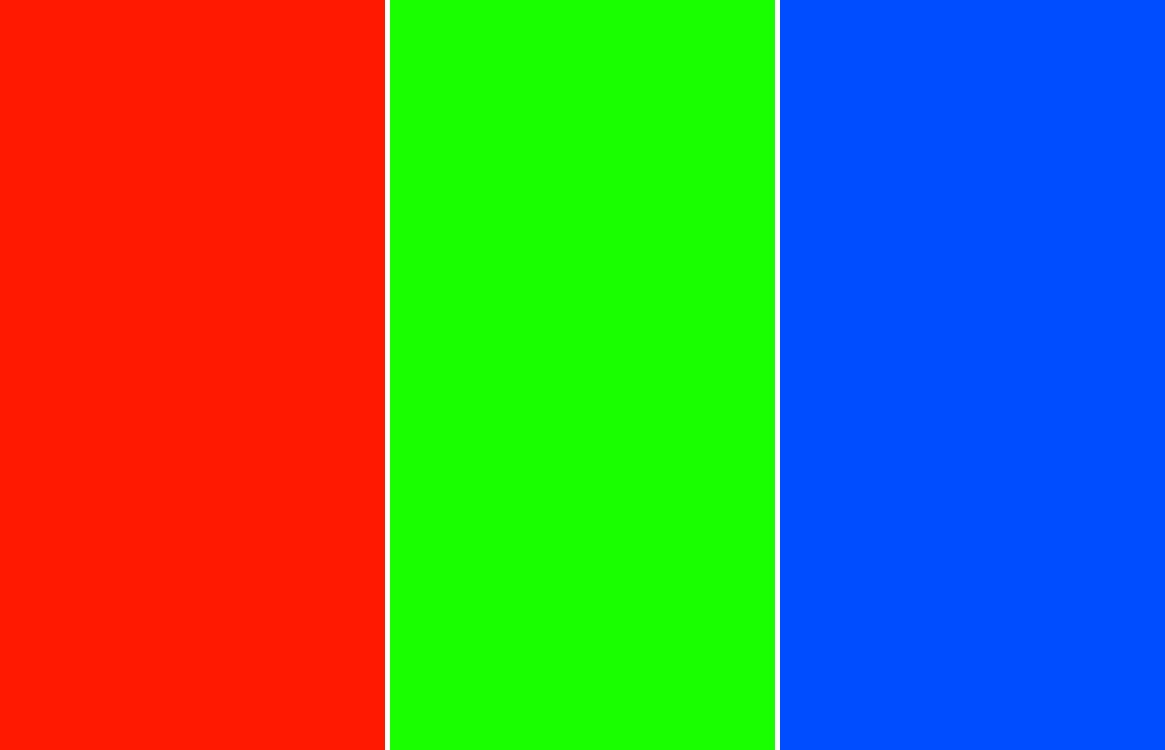
#> input picture labs/Imaging/Images/test.jpg, 1165 x 750 px, found by its file name
$ python color_id.py Images/test.jpg
#> lines starting #> are read from the running program, lines starting #| are printed output that depends on the picture; after the words box and inside, x2 and y2 are one past the last pixel; in counts of white or black regions, pixels touching at a corner belong together
import cv2
import numpy as np

#Script for determining the percentage of each color using PIL and using
#RGB representation. When running in the command line, type the image file. Type
#True if you want to see the image after the filters are applied

def get_mask(image, lower_bound, upper_bound):
    threshold = cv2.inRange(image, lower_bound, upper_bound)
    mask = cv2.bitwise_and(image, image, mask=threshold)
    return cv2.bitwise_and(image, mask)


def part_1(image):
    color_range = {}
    #Figure out what the lower and upper bounds for each color should be
    color_range["blue"] = [(0, 0, 0), (255, 70, 70)]
    color_range["green"] = [(0, 0, 0), (100,255,100)]
    color_range["red"] = [(0,0,0), (70, 70, 255)]

    #Counter for amount of pixels of each color
    color_amount = {"red":0, "green":0, "blue":0}

    #PART 1: COLOR IDENTIFICATION
    #<YOUR CODE GOES HERE>
    blue_thresh = cv2.inRange(image, *color_range["blue"])
    green_thresh = cv2.inRange(image, *color_range["green"])
    red_thresh = cv2.inRange(image, *color_range["red"])

    color_amount["blue"] = cv2.countNonZero(blue_thresh)
    color_amount["green"] = cv2.countNonZero(green_thresh)
    color_amount["red"] = cv2.countNonZero(red_thresh)

    print("Color amount:", color_amount)

    total_pixels = image.shape[0] * image.shape[1]
    perc_red = color_amount["red"] / total_pixels
    perc_green = color_amount["green"] / total_pixels
    perc_blue = color_amount["blue"] / total_pixels

    return (color_range, perc_blue, perc_green, perc_red)


def part_2(image, image_HSV):
    #PART 2 TODO: Increase saturation, contrast, brightness, etc
    #<YOUR CODE GOES HERE>
    enhanced_HSV = image_HSV #Don't change the input images, store new enhanced image here
    sat_const = 100
    (H, S, V) = cv2.split(enhanced_HSV)
    S = S + sat_const
    enhanced_HSV = cv2.merge([H, S, V])
    enhanced_image = cv2.cvtColor(enhanced_HSV.astype("uint8"), cv2.COLOR_HSV2BGR)
    return enhanced_image

#Main code that is being run
def color_id(image_file = 'test.jpg', show = False):
#> called with image_file = 'Images/test.jpg', show = False
    folder_path = '/home/pi/Labs/Imaging/Images/EvelynLi' #Replace with the folder path for the folder in the
                     #Flat Sat Challenge with your name so you can view images
                     #on Github if you don't have VNC/X forwarding


    image = cv2.imread('Images/' + image_file) #Converts image to numpy array in BGR format
#> image is the input picture: shape (750, 1165, 3); mean B, G, R 86.7, 120.1, 94.6
    image_HSV = cv2.cvtColor(image, cv2.COLOR_BGR2HSV) #Converts BGR image to HSV format
#> image_HSV: shape (750, 1165, 3); mean H, S, V 57, 252.5, 254.8

    color_range, perc_blue, perc_green, perc_red = part_1(image)
#> in part_1, `blue_thresh = cv2.inRange(image, *color_range["blue"])`: blue_thresh: shape (750, 1165); every value is 0
#> in part_1, `green_thresh = cv2.inRange(image, *color_range["green"])`:
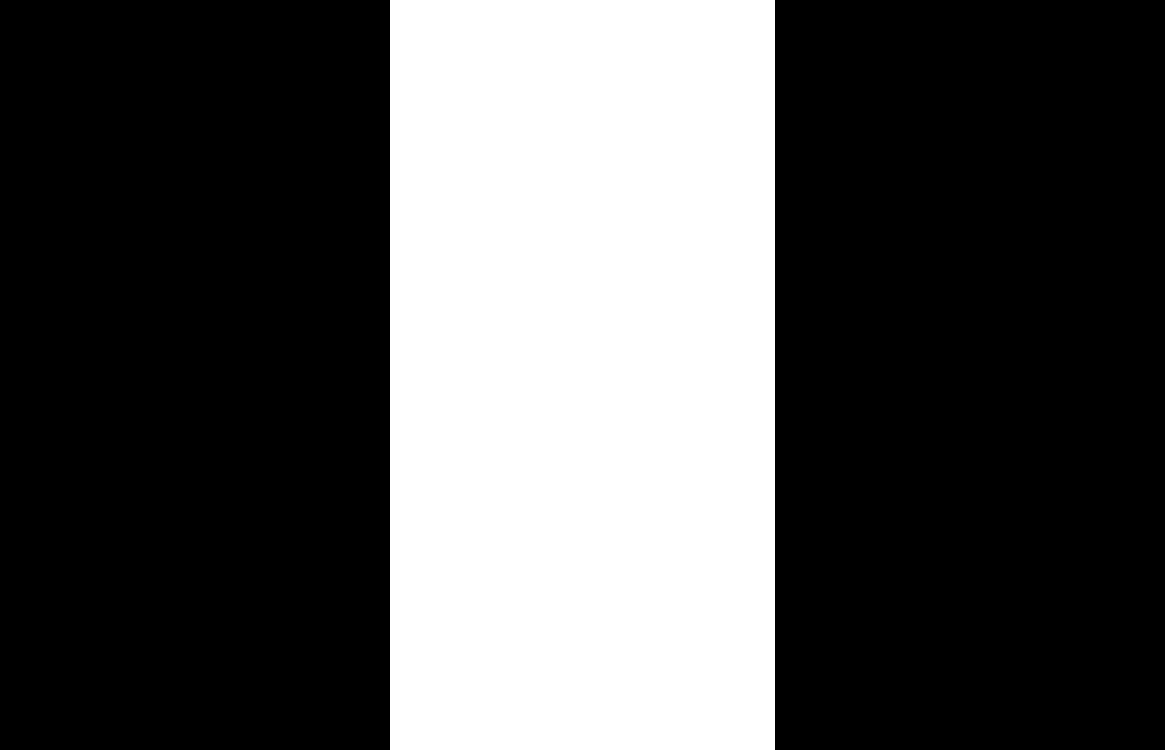
#> green_thresh: shape (750, 1165); 33% white; 1 white region, box (x1, y1, x2, y2) and area: (390, 0, 775, 750) 288750
#> in part_1, `red_thresh = cv2.inRange(image, *color_range["red"])`:
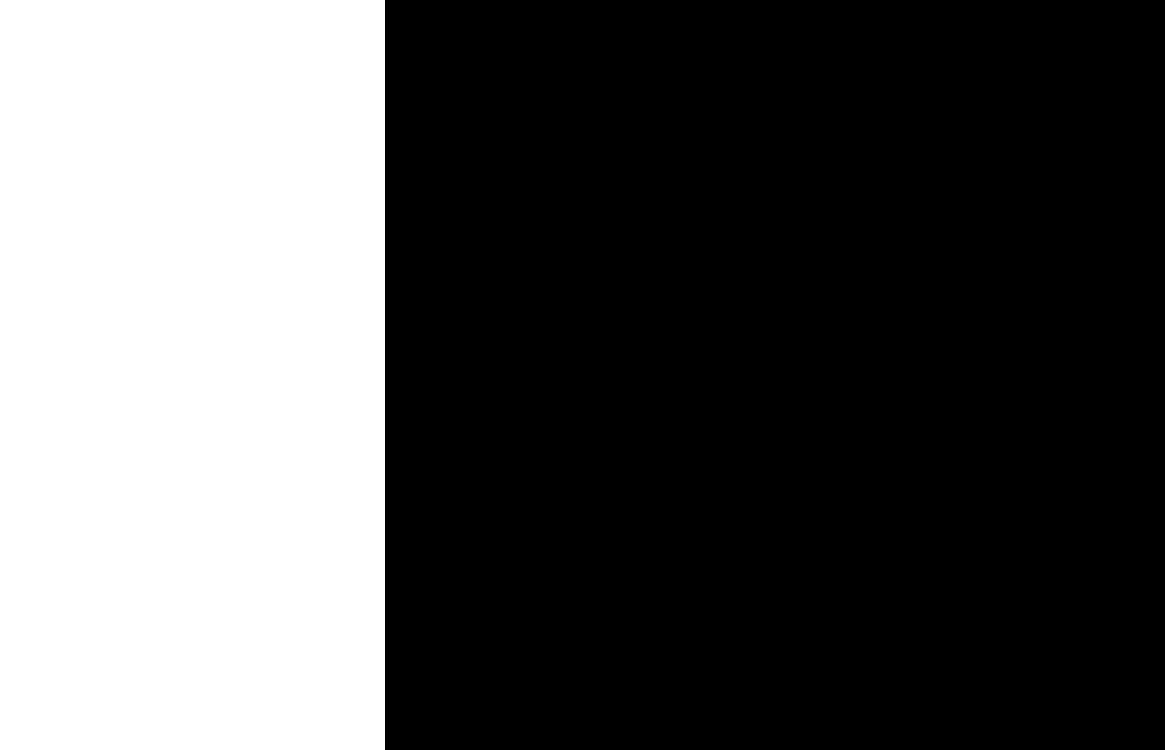
#> red_thresh: shape (750, 1165); 33% white; 1 white region, box (x1, y1, x2, y2) and area: (0, 0, 385, 750) 288750
#| Color amount: {'red': 288750, 'green': 288750, 'blue': 0}
#> in part_1, `perc_red = color_amount["red"] / total_pixels`: perc_red = 0.33
#> in part_1, `perc_blue = color_amount["blue"] / total_pixels`: perc_blue = 0
#> color_range = {'blue': [(0, 0, 0), (255, 70, 70)], 'green': [(0, 0, 0), (100, 255, 100)], 'red': [(0, 0, 0), (70, 70, 255)]}; perc_blue = 0; perc_green = 0.33; perc_red = 0.33

    print("The percentage of red is",round(100*perc_red,2),"%")
#| The percentage of red is 33.05 %
    print("The percentage of green is",round(100*perc_green,2),"%")
#| The percentage of green is 33.05 %
    print("The percentage of blue is",round(100*perc_blue,2),"%")
#| The percentage of blue is 0.0 %


    blue_mask = get_mask(image, *color_range['blue'])
#> in get_mask, `mask = cv2.bitwise_and(image, image, mask=threshold)`: mask: shape (750, 1165, 3); every value is 0
    green_mask = get_mask(image, *color_range['green'])
    red_mask = get_mask(image, *color_range['red'])

    #If the show flag is set to true, this will set up images to visualize the color ID.
    #Note: if you're on a windows machine and haven't set up X11 forwarding,
    #this won't work. If show is set to False, the image masks will be stored to
    #the images/ folder
    if show:
        cv2.imshow('Blue Mask', blue_mask)
        cv2.imshow('Green Mask', green_mask)
        cv2.imshow('Red Mask', red_mask)

        cv2.waitKey()
        cv2.destroyAllWindows()
    else:
        cv2.imwrite(folder_path + '/blue_mask.jpg', blue_mask)
        cv2.imwrite(folder_path + '/green_mask.jpg', green_mask)
        cv2.imwrite(folder_path + '/red_mask.jpg', red_mask)
        print('Image masks saved')

    #Uncomment when you want to work on part 2
    enhanced_image = part_2(image, image_HSV)
#> in part_2, `(H, S, V) = cv2.split(enhanced_HSV)`:
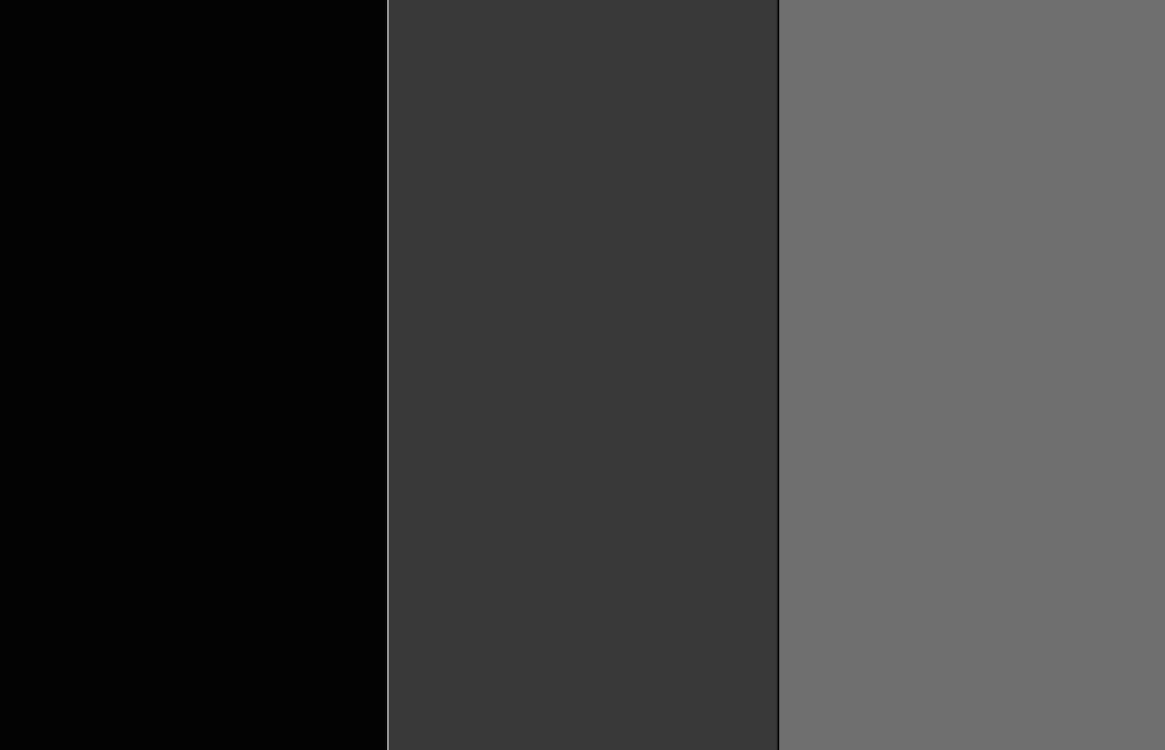
#> H: shape (750, 1165); min 0, max 150, mean 57
#> in part_2, `S = S + sat_const`:
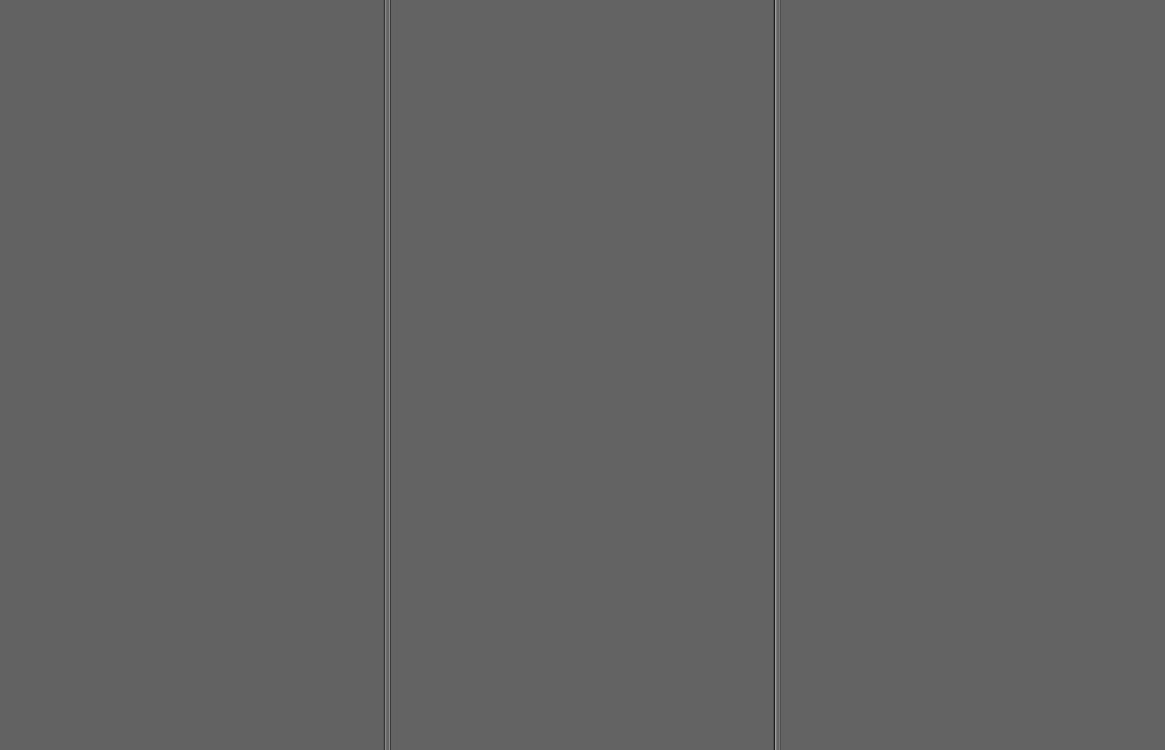
#> S: shape (750, 1165); min 29, max 157, mean 98.7
#> in part_2, `enhanced_HSV = cv2.merge([H, S, V])`: enhanced_HSV: shape (750, 1165, 3); mean H, S, V 57, 98.7, 254.8
#> in part_2, `enhanced_image = cv2.cvtColor(enhanced_HSV.astype("uint8"), cv2.COLOR_..`:
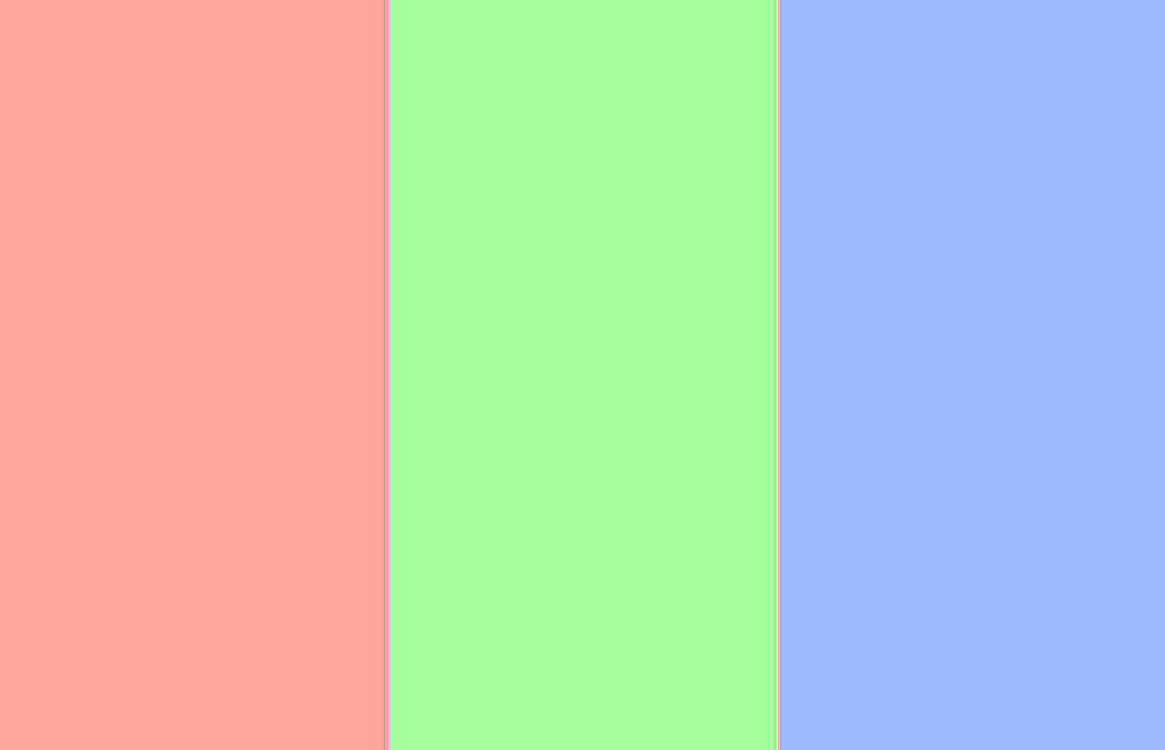
#> enhanced_image: shape (750, 1165, 3); mean B, G, R 188.5, 201.9, 191.8

    #Shows orginal image and enhanced image
    if show:
        cv2.imshow('Original Image', image)
        cv2.imshow('Enhanced Image', enhanced_image)

        cv2.waitKey()
        cv2.destroyAllWindows()
    else:
        cv2.imwrite(folder_path + '/enhanced_image.jpg', enhanced_image)
        print('Enhanced image saved')


""" This code is for command line entry. It allows you to add arguments
    for what you want the code to run on. For instance, if I want to run
    it on an image called "test1.jpg" with visualizations on, I would
    type python3 color_id.py test1.jpg True
"""
if __name__ == '__main__':
    import sys

    color_id(*sys.argv[1:])
